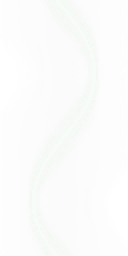
#> input picture images/Rope/repair_claw_trail.png, 64 x 128 px (shown 2 times larger); its folder holds only this picture in this run
$ python -i pcf_preview.py   (imports and definitions only)
#> lines starting #> are read from the running program, lines starting #| are printed output that depends on the picture

import colorsys
import hashlib
import json
import os
import random
import re
import shutil
import time

#3.0.1 ENSURE PIL: a missing or broken Pillow no longer stops the whole add-on loading (this module is imported
#when the add-on registers). The names stay None until need_pil() finds - or installs - a Pillow that works
try:
    from PIL import Image, ImageChops, ImageDraw, ImageFilter, ImageFont
except Exception:                                             # missing, or built for another Python
    Image = ImageChops = ImageDraw = ImageFilter = ImageFont = None


def need_pil(install=True, log=print):
    """(works, message): Pillow ready for the cards - installed or repaired first when it is missing or broken
    (tools/pil_ensure.py), then bound here and in pcf_icons. Never raises."""
    global Image, ImageChops, ImageDraw, ImageFilter, ImageFont
    if Image is not None:
        return True, ""
    from . import pil_ensure
    ok, msg = pil_ensure.ensure(install=install, log=log)
    if not ok:
        return False, msg
    try:
        from PIL import Image, ImageChops, ImageDraw, ImageFilter, ImageFont
        from . import pcf_icons
        pcf_icons.bind_pil()
    except Exception as exc:
        return False, "Pillow installed but not loaded: %s: %s" % (type(exc).__name__, exc)
    return True, msg


def _require_pil():
    """need_pil(), raising when Pillow cannot be had - for the functions that draw."""
    ok, msg = need_pil()
    if not ok:
        raise RuntimeError("PCF Preview needs Pillow (PIL): " + msg)


CARD = 2048
WINFONTS = os.path.join(os.environ.get("WINDIR", r"C:\Windows"), "Fonts")
FONT_FILES = ("bahnschrift.ttf", "segoeui.ttf", "arial.ttf")
ACRONYMS = {"hd", "sd", "hdr", "4k", "8k", "vr", "fx", "sfx", "vfx", "hl2", "tf2",
            "sfm", "lod", "ui", "cp", "dx", "fps", "lcm"}
#0.26.3: words with their own capitals ("(hoovytube)" -> "(HoovyTube)")
BRANDS = {"hoovytube": "HoovyTube", "skibidipack": "SkibidiPack"}

INK = (244, 229, 198)          # the cream of the titles, description and path
INK_DIM = (178, 182, 190)      # the second title on a neutral chip
FRAME = (234, 214, 178)        # the thin outer border w/o a folder colour
STEEL = ((86, 91, 103), (38, 41, 49))      #the neutral plate (a grey effect)

CARD_EXTS = (".png", ".jpg", ".jpeg", ".webp")
JPG_QUALITY = 92
SETTINGS_SUFFIX = " (preview settings).json"
COLORS_FILE = "_preview colors.json"
DEFAULT_ICON_DIR = r"C:\Icons\SFM\Particles"
DEFAULT_EXCLUDE = ("___Developer___", "__Developer__")

# what the button / a folder run / a settings file can choose. None or "auto"
# = let the automation decide.
STYLE_KEYS = ("title", "subtitle", "description", "title_color", "folder_color", "format",
              "bars", "bar_alpha")
JOB_KEYS = ("moment", "system", "grid", "view_yaw", "view_pitch", "zoom", "cp0_yaw", "res",
            "max_particles")
DEFAULT_STYLE = {"title": None, "subtitle": None, "description": None,
                 "title_color": "auto", "folder_color": "auto", "format": "png",
                 "bars": "glass", "bar_alpha": None}
FONT_VARIATION = "SemiCondensed"


# ── the name -> titles ───────────────────────────────────────────────────────

# [82 lines left out: functions _title_case, card_stem, titles_from_name, pack_paths, card_path, existing_card, not called in this run]


def settings_path(pcf_path):
    """The per-effect override file: `<name> (preview settings).json` beside the .pcf."""
    return os.path.join(os.path.dirname(os.path.abspath(pcf_path)), card_stem(pcf_path) + SETTINGS_SUFFIX)


# [21 lines left out: functions load_overrides, hex_rgb, not called in this run]


def rgb_hex(rgb):
    return "#%02x%02x%02x" % tuple(int(round(c)) for c in rgb[:3])


def hsv_rgb(h, s, v):
    return tuple(int(round(c * 255)) for c in colorsys.hsv_to_rgb(h % 1.0, max(0, min(1, s)), max(0, min(1, v))))


# [46 lines left out: functions shade, dominant_colour, not called in this run]


FOLDER_RULES = (
    (("titan", "nuke", "nukes", "bomb", "bombs", "explosion", "explosions", "explode", "blast"), 24, 0.85),
    (("fire", "flame", "flames", "burn", "inferno", "lava"), 16, 0.88),
    (("spark", "sparks", "ember", "embers"), 42, 0.88),
    (("bullet", "bullets", "impact", "impacts", "weapon", "weapons", "gun", "guns"), 48, 0.68),
    (("artillery", "military"), 72, 0.55),
    (("demolish", "destruction", "debris", "rubble"), 12, 0.62),
    (("electricity", "electric", "lightning", "zeus", "thunder", "arc", "arcs", "plasma"), 192, 0.85),
    (("water", "rain", "splash", "liquid", "ocean"), 212, 0.80),
    (("wind", "air", "gust", "gusts"), 170, 0.62),
    (("downwash", "downwashes"), 34, 0.52),
    (("smoke", "dust", "fog", "mist", "steam"), 218, 0.32),
    (("environment", "nature", "weather"), 128, 0.58),
    (("magic", "aura", "arcane", "spell", "spells"), 282, 0.72),
    (("scifi", "space"), 256, 0.72),
    (("thruster", "thrusters", "jet", "jets", "engine"), 202, 0.68),
    (("beam", "beams"), 300, 0.72),
    (("laser", "lasers"), 350, 0.80),
    (("warp", "warps", "portal", "portals"), 240, 0.72),
    (("skibidi",), 325, 0.66),
    (("tf2", "fortress"), 4, 0.80),
    (("premium", "gold"), 46, 0.80),
    (("cinematic", "movie", "film"), 40, 0.74),
    (("physics",), 30, 0.60),
    (("action",), 8, 0.70),
)


def _words(text):
    t = re.sub(r"([a-z0-9])([A-Z])", r"\1 \2", str(text))
    return [w for w in re.split(r"[^a-z0-9]+", t.lower()) if w]


# [25 lines left out: function auto_folder_colour, not called in this run]


class FolderColours:
    """The designated colour of every pack folder, kept in `_preview colors.json`.

    An entry is written ONCE, the first time a folder is seen, and read back
    every run after - so a pack's colour never wanders, and an edited value
    (any "#rrggbb") is respected. Nothing else in the file is ever changed."""

    # [165 lines left out: functions __init__, _taken, get, save, resolve_colours, _font and 3 more, not called in this run]


_MEASURE = None


# [83 lines left out: functions _measure, _fit, _split_two, _wrap, visible_crop, not called in this run]


def light_score(render):
    """Mean luminance 0..1 of a render - how much effect there is to look at."""
#> called with render = '../images/Rope/repair_claw_trail.png'
    _require_pil()                                             # 3.0.1 ensure pil
    im = render.convert("L") if hasattr(render, "convert") else Image.open(render).convert("L")
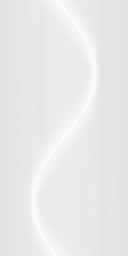
#> im: PIL image 64x128 L (shown 2 times larger); min 227, max 250, mean 233
    im.thumbnail((256, 256))
    hist = im.histogram()
#> hist = 256 values, max 1798 at index 233, min 0 at index 0, mean 32
    n = max(1, sum(hist))
#> n = 8192
    return sum(i * c for i, c in enumerate(hist)) / (255.0 * n)


GLASS_ALPHA = 0.70
GLASS_NEUTRAL = (126, 134, 150)      # the bar colour with no colour (a grey effect, neutral)


# [483 lines left out: functions _smooth, _ramp, _rgba, _glow_layer, _glass_bar, _glass_text and 9 more, not called in this run]


def excluded(name, exclude=DEFAULT_EXCLUDE):
    low = name.strip().lower()
    return any(low == str(x).strip().lower() for x in exclude if str(x).strip())


# [110 lines left out: functions collect_pcfs, top_folder, make_jobs, start_worker, worker_results, finish_cards, not called in this run]


class Batch:
    """PROCESS ENTIRE FOLDER: several worker Blenders at once, cards as the
    renders land, a crashed worker replaced, the disk watched.

        b = Batch(blender, scripts_dir, addon, worker, files, work_dir, workers=3, ...)
        b.start()
        while not b.poll()["done"]: time.sleep(2)     # or b.run()

    NON-DESTRUCTIVE BY CONSTRUCTION: cards are only ever written to names that
    do not exist yet (card_path), the file list comes from collect_pcfs
    (carded effects skipped), and the run STOPS before the card drive drops
    under `guard_free_gb`. Renders are temporary: each is shrunk to a 512 px
    FACE (for the folder icons) and deleted once its card is saved."""

    # [202 lines left out: functions __init__, _launch, start, _card, poll, run and 1 more, not called in this run]

>>> result = light_score('../images/Rope/repair_claw_trail.png')
#> result = 0.914
